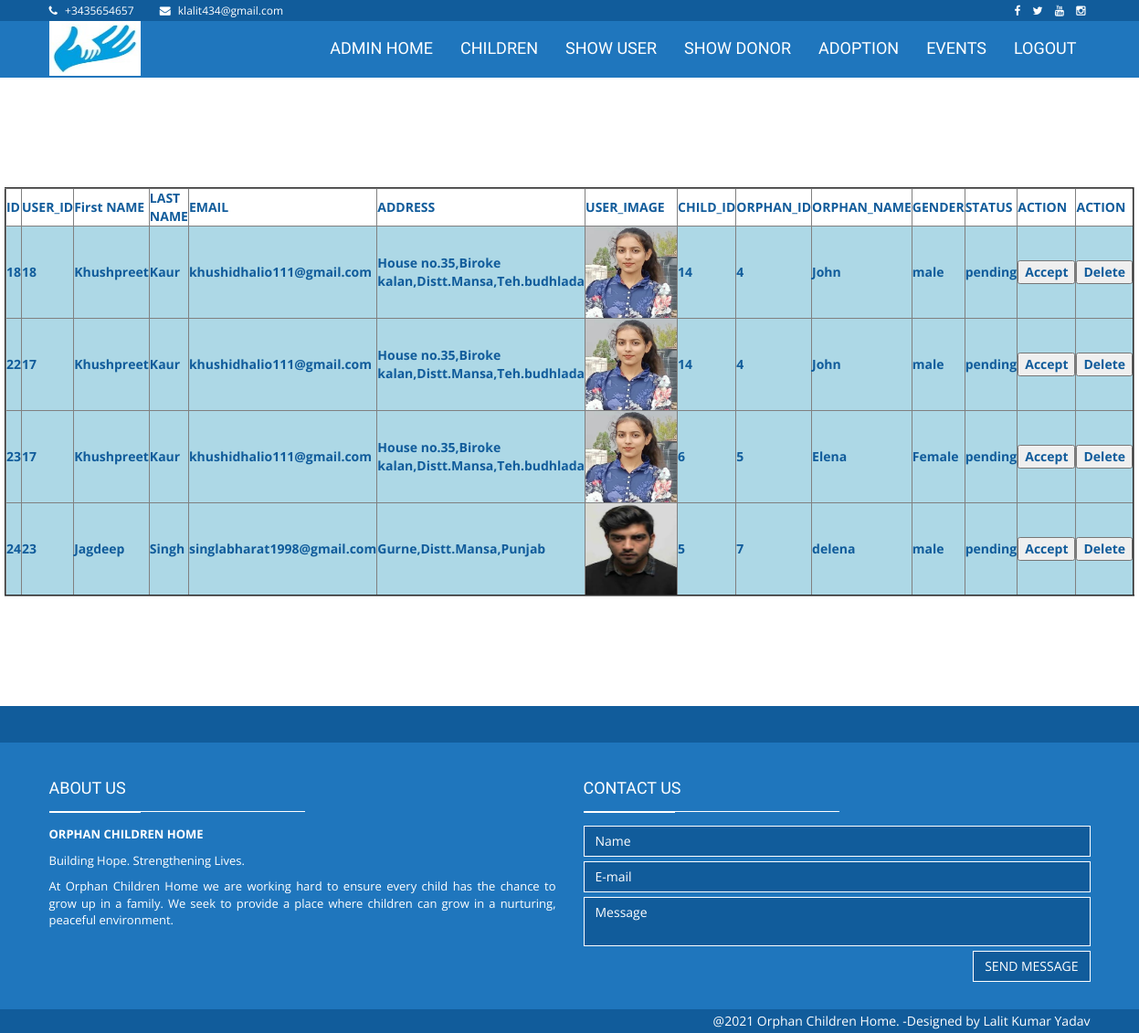
Page /showrequest/ on the committed database.
### orphanagedata/models.py (models this page shows, shortened)
class RequestChildren(models.Model):
    p_id = models.AutoField( primary_key= True )
    user_id=models.CharField(max_length=100)
    firstname=models.CharField(max_length=100)
    lastname=models.CharField(max_length=100)
    email=models.CharField(max_length=100)
    address=models.CharField(max_length=100)
    user_image=models.ImageField(upload_to='requestedchild/')
    child_id=models.CharField(max_length=100)
    orphanid=models.CharField(max_length=100)
    orphan_name=models.CharField(max_length=100)
    gender=models.CharField(max_length=100)
    status=models.CharField(max_length=100)

### orphanagedata/views.py (the view)
# urls.py: path('showrequest/', views.showrequest),
def showrequest(request):
    data=RequestChildren.objects.filter(status="pending").all()
    return render(request,'template/showrequests.html',{"alldata":data})

### orphanagedata/template/showrequests.html (shortened to what this page needs)
{% load static %}
{% include 'template/adminheader.html' %}
{% include 'template/adminmenu.html' %}
<center><table border="2" bgcolor="lightgrey" cellpadding="2px" height="400px" width="1000px">
	<tr>
		<th>ID</th>
		<th>USER_ID</th>
		<th>First NAME</th>
		<th>LAST NAME</th>
		<th>EMAIL</th>
		<th>ADDRESS</th>
		<th>USER_IMAGE</th>
		<th>CHILD_ID</th>
		<th>ORPHAN_ID</th>
		<th>ORPHAN_NAME</th>
		<th>GENDER</th>
		<th>STATUS</th>
		<th>ACTION</th>
		<th>ACTION</th>
	</tr>
{% for x in alldata %}
	<tr bgcolor="lightblue">
		<th>{{x.p_id}}</th>
		<th>{{x.user_id}}</th>
		<th>{{x.firstname}}</th>
		<th>{{x.lastname}}</th>
		<th>{{x.email}}</th>
		<th>{{x.address}}</th>
		<th><img src="{{ x.user_image.url }}" height="100" width="100" /></th>
		<th>{{x.child_id}}</th>
		<th>{{x.orphanid}}</th>
		<th>{{x.orphan_name}}</th>
		<th>{{x.gender}}</th>
		<th>{{x.status}}</th>
		<th>
		<form action="/final/" method="post">
		<button>Accept</button>
		</form>
		</th>
		<th><form action="/deleterequest/" method="post">
		<button type="submit">Delete</button>
		</form>
		</th>
	</tr>
{% endfor %}
</table></center>
{% include 'template/adminfooter.html' %}

### rows in the picture
RequestChildren: p_id "18", user_id "18", firstname "Khushpreet", lastname "Kaur", email "khushidhalio111@gmail.com", address "House no.35,Biroke kalan,Distt.Mansa,Teh.budhlada", user_image (picture), child_id "14", orphanid "4", orphan_name "John", gender "male", status "pending"
RequestChildren: p_id "22", user_id "17", firstname "Khushpreet", lastname "Kaur", email "khushidhalio111@gmail.com", address "House no.35,Biroke kalan,Distt.Mansa,Teh.budhlada", user_image (picture), child_id "14", orphanid "4", orphan_name "John", gender "male", status "pending"
RequestChildren: p_id "23", user_id "17", firstname "Khushpreet", lastname "Kaur", email "khushidhalio111@gmail.com", address "House no.35,Biroke kalan,Distt.Mansa,Teh.budhlada", user_image (picture), child_id "6", orphanid "5", orphan_name "Elena", gender "Female", status "pending"
RequestChildren: p_id "24", user_id "23", firstname "Jagdeep", lastname "Singh", email "singlabharat1998@gmail.com", address "Gurne,Distt.Mansa,Punjab", user_image (picture), child_id "5", orphanid "7", orphan_name "delena", gender "male", status "pending"
